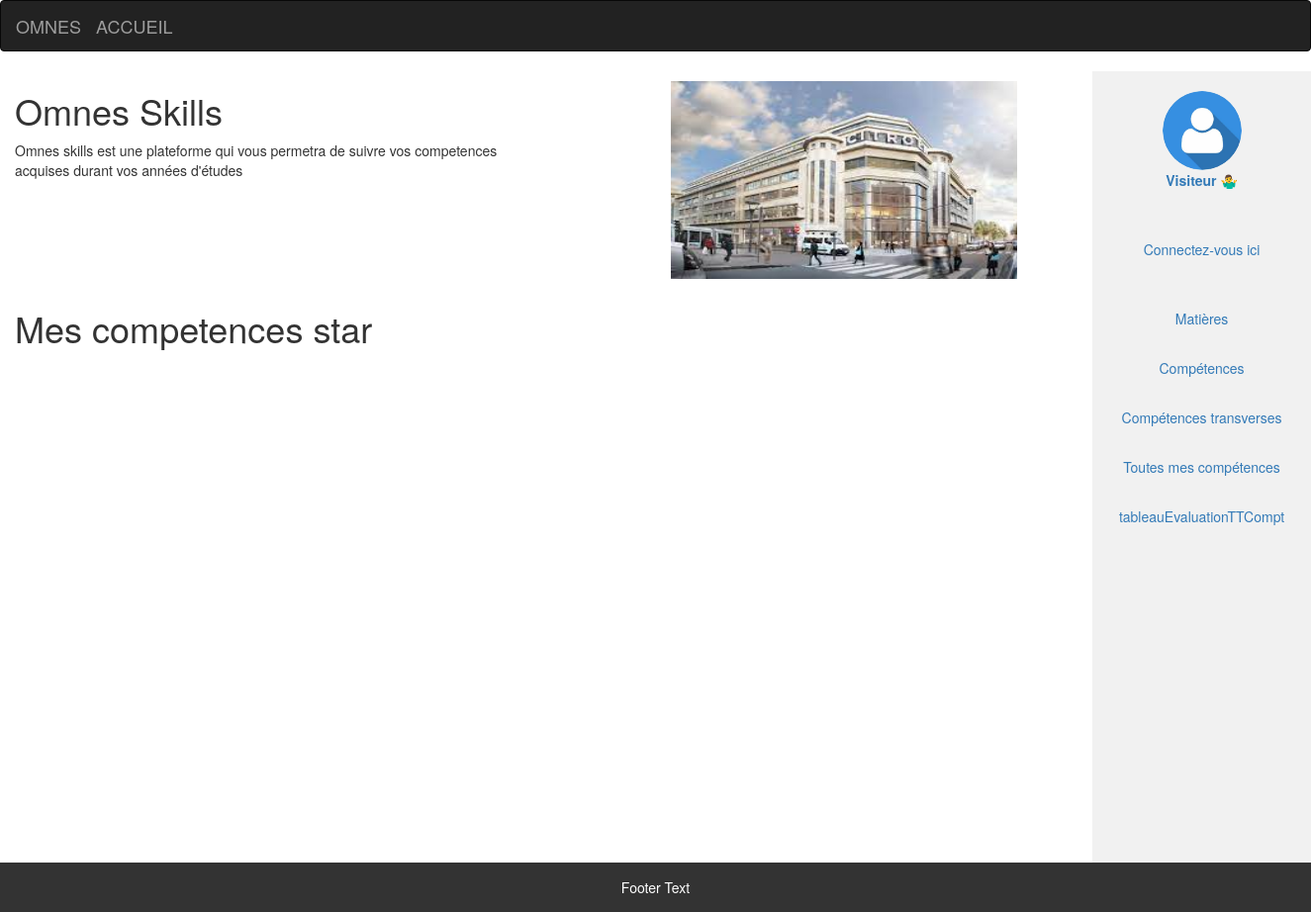
Before: /accueil.php with the older database file.
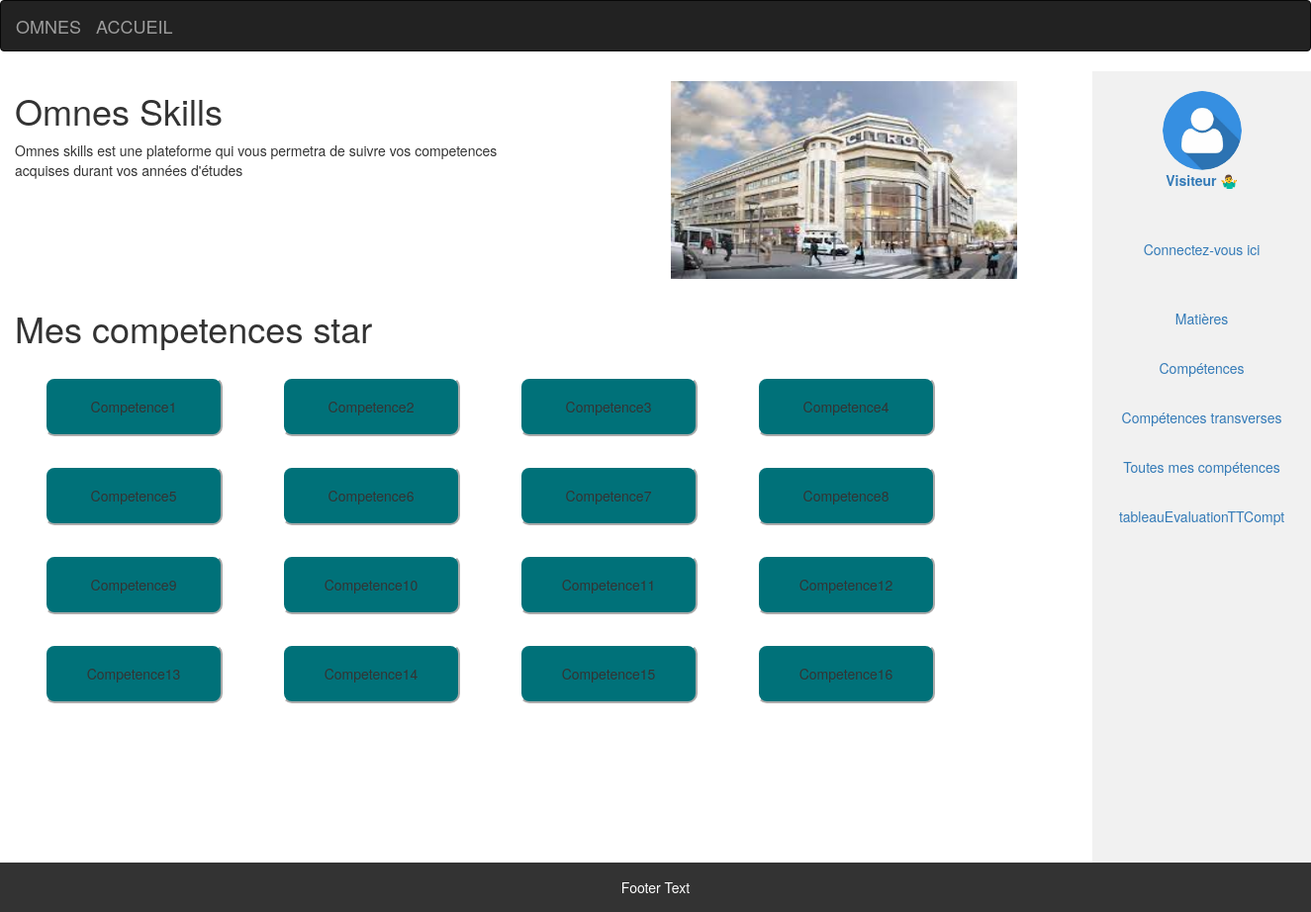
After: the same page with the newer database file.
### tables this page shows
CREATE TABLE Competences
(
    id          INT AUTO_INCREMENT PRIMARY KEY,
    nom         VARCHAR(255) NOT NULL,
    description TEXT,
    type        ENUM('specifique', 'transverse') NOT NULL
);

### tableauAccueil.php (the view, shortened to what this page needs)
<?php
$connexion = mysqli_connect("localhost", "root", "root", "omnes myskills");
$data = mysqli_query($connexion, "SELECT * FROM competences");
$nb_rectangles = 0;
echo "<form method='post' action='tableauEvalutationSpecifique.php'>";
echo "<table>";
while ($ligne = mysqli_fetch_assoc($data)) {
    echo "<td><button class='rectangle' name='cmptChoisie' value='" . $ligne['id'] . "'>" . $ligne['nom'] . "</button></td>";
    $nb_rectangles++;
    if ($nb_rectangles % 4 == 0) {
        echo "</tr><tr>";
    }
}
echo "</table>";
echo "</form>";
?>

Changed rows visible on the page:
added competences: $ligne['id'] 1 (drawn), nom "Competence1"
added competences: $ligne['id'] 2 (drawn), nom "Competence2"
added competences: $ligne['id'] 3 (drawn), nom "Competence3"
added competences: $ligne['id'] 4 (drawn), nom "Competence4"
added competences: $ligne['id'] 5 (drawn), nom "Competence5"
added competences: $ligne['id'] 6 (drawn), nom "Competence6"
added competences: $ligne['id'] 7 (drawn), nom "Competence7"
added competences: $ligne['id'] 8 (drawn), nom "Competence8"
added competences: $ligne['id'] 9 (drawn), nom "Competence9"
added competences: $ligne['id'] 10 (drawn), nom "Competence10"
added competences: $ligne['id'] 11 (drawn), nom "Competence11"
added competences: $ligne['id'] 12 (drawn), nom "Competence12"
added competences: $ligne['id'] 13 (drawn), nom "Competence13"
added competences: $ligne['id'] 14 (drawn), nom "Competence14"
added competences: $ligne['id'] 15 (drawn), nom "Competence15"
added competences: $ligne['id'] 16 (drawn), nom "Competence16"
